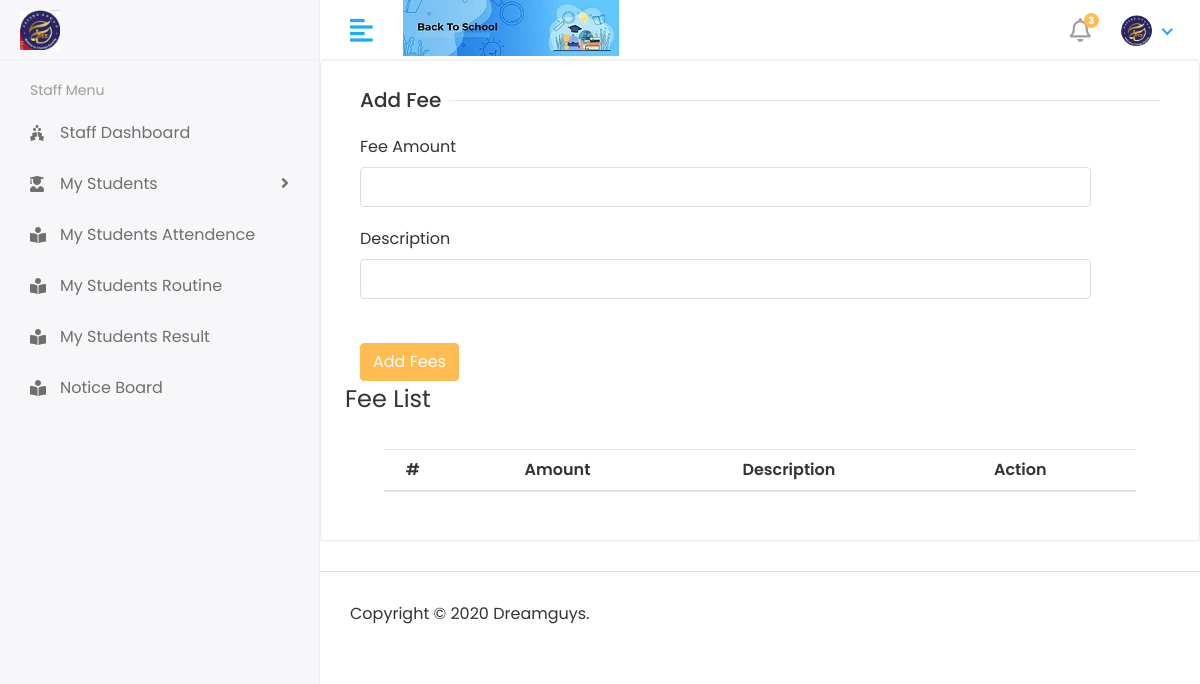
/ADD_FEE (signed in), run on an earlier commit of the app's database.
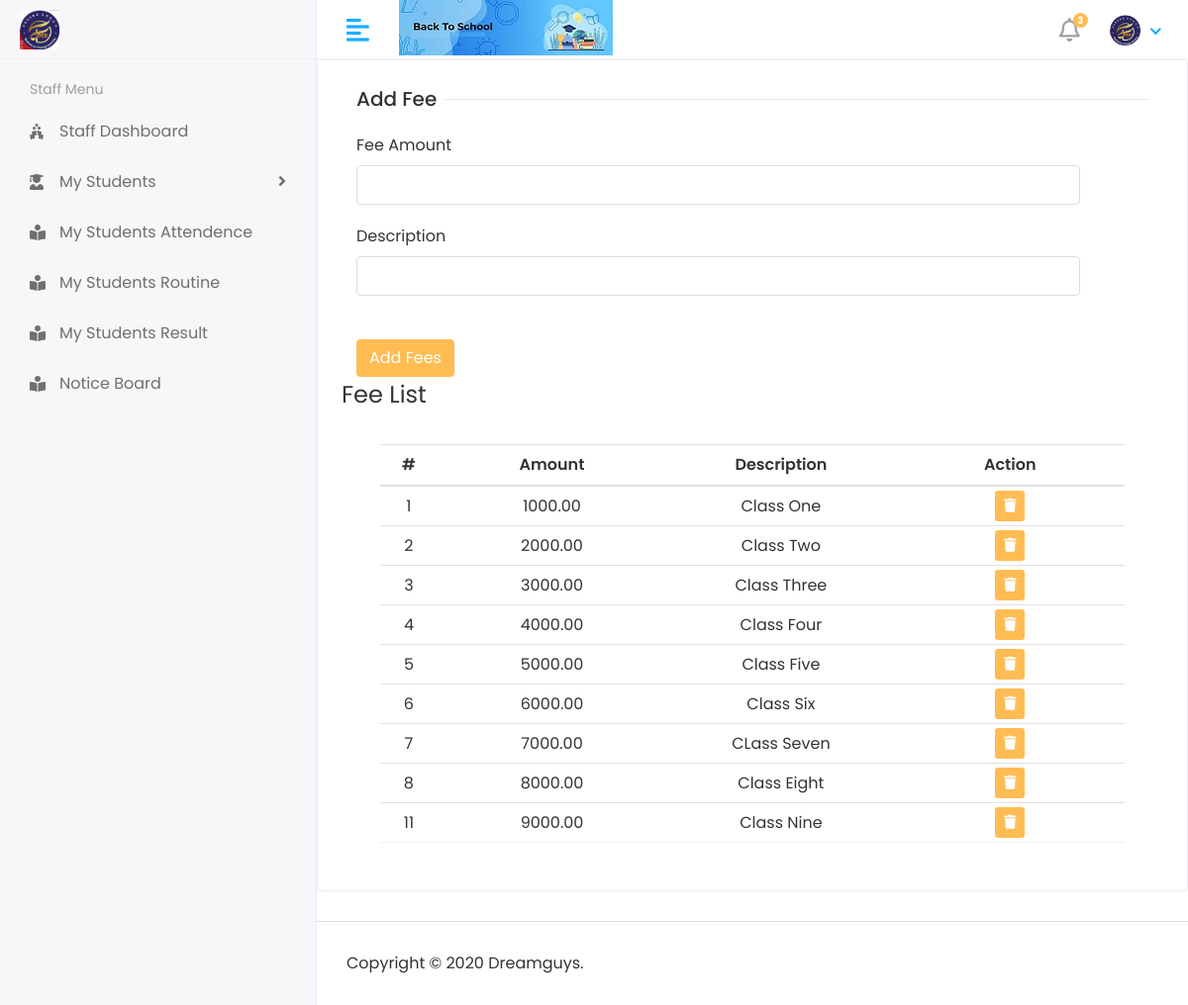
And on a later commit of the database.
### apps/Students/models/models.py (models this page shows, shortened)
class Fee(models.Model):
    amount = models.DecimalField(max_digits=10, decimal_places=2)
    description = models.TextField()

### apps/Students/views.py (the view, shortened to what this page needs)
# urls.py: path(r'ADD_FEE',ADD_FEE,name='ADD_FEE'),
@login_required(login_url='/')
def ADD_FEE(request):
        fee=Fee.objects.all()
        context = {
             'fee':fee,
            }
        return render(request,'Fees/addfee.html',context)

### apps/Students/templates/Fees/addfee.html (shortened to what this page needs)
{% extends 'base/base.html' %}
{% block content %}
<div class="row">
   <div class="col-sm-12">
      <div class="card">
         <div class="card-body">
            <form method="post" action="{% url 'ADD_FEE' %}" enctype="multipart/form-data">
            <fieldset>
                  <div class="col-12">
                     <h5 class="form-title"><span>Add Fee</span></h5>
                  </div>
                  <div class="col-sm-11">
                     <div class="form-group">
                        <label>Fee Amount</label>
                        <input type="text" class="form-control" name="amount" required>
                     </div>
                  </div>
                  <div class="col-sm-11">
                     <div class="form-group">
                        <label>Description </label>
                        <input type="text" class="form-control" name="description" required>
                     </div>
                  </div>
               <br>
                  <div class="col-12">
                     <button type="submit" class="btn btn-primary" >Add Fees</button>
                  </div>
            </fieldset>
            <fieldset>
                    <legend>Fee List</legend>
                    <div class="card-body">
                        <div class="container-fluid">
                            <table id="table_id" class="table table-hover table-center mb-0 ">
                                <colgroup>
                                    <col width="5%">
                                    <col width="20%">
                                    <col width="20%">
                                    <col width="20%">
                                </colgroup>
                                <thead>
                                    <tr class="bg-gradient bg-opacity-50 ">
                                        <th class="px-2 py-2 text-center">#</th>
                                        <th class="px-2 py-2 text-center">Amount</th>
                                        <th class="px-2 py-2 text-center">Description</th>
                                        <th class="px-2 py-2 text-center">Action</th>
                                    </tr>
                                </thead>
                                <tbody>
                                    {% for f in fee %}
                                    <tr>
                                        <td  class="px-2 py-1 align-middle text-center">{{ f.id }}</td>
                                        <td  class="px-2 py-1 align-middle text-center">{{ f.amount }}</td>
                                        <td  class="px-2 py-1 align-middle text-center">{{ f.description }}</td>
                                        <td class="px-2 py-1 align-middle text-center"><div class="actions">
                                          <a class="btn btn-sm bg-danger-light" data-toggle="modal" data-target="#exampleModal_{{ f.id }}">
                                             <i class="fas fa-trash"></i>
                                             </a>
                                       </div>                                    </td>
                                    </tr>
                                   {% endfor %}
                                </tbody>
                            </table>
                        </div>
                    </div>
            </fieldset>
            </form>
         </div>
      </div>
   </div>
</div>
{% endblock %}

What changed in the data, as far as the page shows it:
added Fee: id "1", amount "1000.00", description "Class One"
added Fee: id "2", amount "2000.00", description "Class Two"
added Fee: id "3", amount "3000.00", description "Class Three"
added Fee: id "4", amount "4000.00", description "Class Four"
added Fee: id "5", amount "5000.00", description "Class Five"
added Fee: id "6", amount "6000.00", description "Class Six"
added Fee: id "7", amount "7000.00", description "CLass Seven"
added Fee: id "8", amount "8000.00", description "Class Eight"
added Fee: id "11", amount "9000.00", description "Class Nine"
